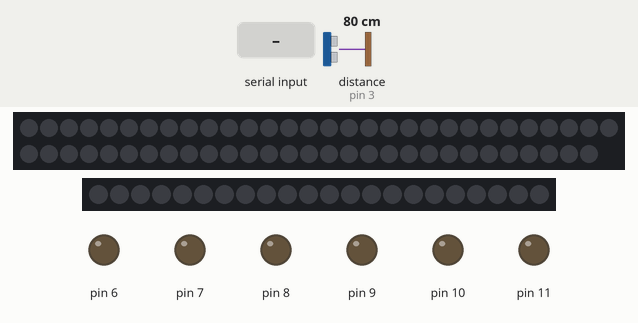
Recording of a sketch running on a simulated Arduino Uno, built with avr-gcc and run on an emulated ATmega328P. Shown: 59 RGB LEDs in strip order, left to right, continuing on the next row, 22 RGB LEDs in strip order, left to right, output pins drawn as LEDs (lit = HIGH). The inputs (shaded band) are chosen by the test bench; at power-on: distance to the obstacle (sensor on pin 3) 80 cm. The echo pulse lasts 58.3 µs per cm; pins used as bus, display or sensor lines are not drawn.

Above: at 1.2 s.
1.3 s: "1c" received over the second serial link
At 1.8 s:
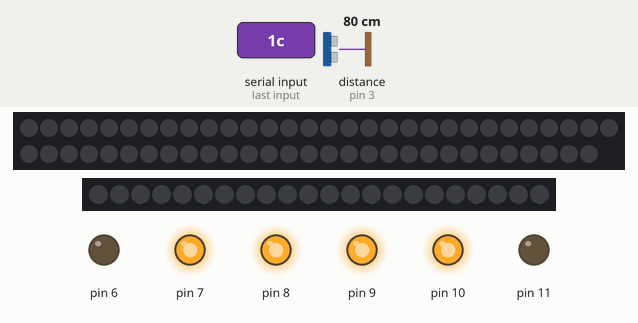
At 2.8 s:
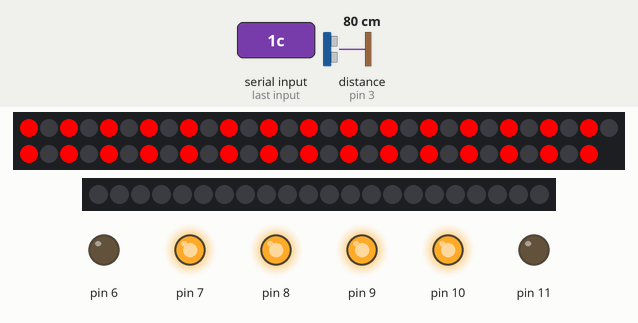
Timing chart, 0 to 4.3 s (numbered marks = the images above; inputs shaded):
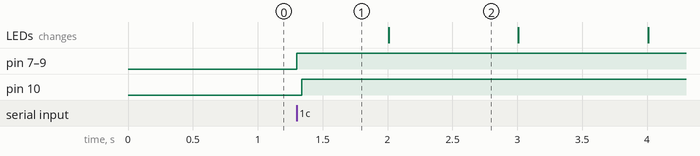

Measured:
- after the input at 1.3 s, pin 7–10: LOW → HIGH at once
- what the display in image 2 shows lasts 1.0 s, from 2.0 s to 3.0 s

The sketch:

sketcj_sgh.ino
```cpp
//삼각형 + 모터제어 성공
#include <SoftwareSerial.h>     //serial통신을 위한 라이브러리
#include <Adafruit_NeoPixel.h>  //neoPixel제어를 위한 라이브러리
#include <avr/io.h>
#include <avr/interrupt.h>

    SoftwareSerial BTSerial(12, 13);  //BT의 TX:12, RX:13 (클래스 선언)

String ms = "";  //BT로부터 받을 메시지 변수
int num;         //메시지를 숫자로 저장할 변수
int speed;       //속도를 저장할 변수
int a = 10;
int b = 0;


Adafruit_NeoPixel pixels1(59, 5, NEO_GRB + NEO_KHZ800);  //삼각형 픽셀
Adafruit_NeoPixel pixels2(22, 4, NEO_GRB + NEO_KHZ800);  //화살표 픽셀

void setup() {
  Serial.begin(9600);    //PC-아두이노간 통신
  BTSerial.begin(9600);  //스마트폰-아두이노간 통신
  pixels1.begin();       //네오픽셀 시작
  pixels2.begin();
  pixels1.show();  //네오픽셀 초기화
  pixels2.show();

  pinMode(2, OUTPUT);  //초음파센서의 Trigger핀
  pinMode(3, INPUT);   //초음파센서의 ECHO핀

  pinMode(6, OUTPUT);  //모터 1
  pinMode(7, OUTPUT);
  pinMode(8, OUTPUT);
  pinMode(9, OUTPUT);  //모터 2
  pinMode(10, OUTPUT);
  pinMode(11, OUTPUT);

  cli();
  TCCR1A = 0;  // 타이머 설정 초기화
  TCCR1B = 0;

  // 1초에 한 번 인터럽트 발생
  OCR1A = 15624;                        // 비교 매치 레지스터 값 설정 (16 MHz / (1024 * 1 Hz) - 1)
  TCCR1B |= (1 << WGM12);               // CTC 모드 설정
  TCCR1B |= (1 << CS12) | (1 << CS10);  // 1024 분주율 설정

  TIMSK1 |= (1 << OCIE1A);  // 타이머 비교 인터럽트 활성화

  sei();  // 인터럽트 활성화
}

ISR(TIMER1_COMPA_vect) {
  if (a == 11) {

    static unsigned int count = 0;
    count++;


    if (count % 2 == 1)
    {
      if (b) {
        for (int i = 0; i < 59; i++)
        {
          if (i % 2 == 0) {
            pixels1.setPixelColor(i, pixels1.Color(255, 0, 0));
            pixels2.setPixelColor((i % 22), pixels1.Color(255, 0, 0));
          }

          else {
            pixels1.setPixelColor(i, pixels1.Color(0, 0, 0));  // RGB 값 (빨간색)
            pixels2.setPixelColor((i % 22), pixels1.Color(0, 0, 0));
          }

        }

        pixels1.show();
      }


      else if (!b) {
        for (int i = 0; i < 59; i++) {
          if (i % 2 == 0) {
            pixels1.setPixelColor(i, pixels1.Color(255, 0, 0));
            pixels2.setPixelColor((i % 22), pixels1.Color(0, 0, 0));
          } else {
            pixels1.setPixelColor(i, pixels1.Color(0, 0, 0));  // RGB 값 (빨간색)
            pixels2.setPixelColor((i % 22), pixels1.Color(0, 0, 0));
          }
        }
        pixels1.show();
      }
    }


    else
    {
      if (b) {
        for (int i = 0; i < 59; i++) {
          if (i % 2 == 1) {
            pixels1.setPixelColor(i, pixels1.Color(255, 0, 0));
            pixels2.setPixelColor((i % 22), pixels1.Color(255, 0, 0));
          } else {
            pixels1.setPixelColor(i, pixels1.Color(0, 0, 0));  // RGB 값 (빨간색)
            pixels2.setPixelColor((i % 22), pixels1.Color(0, 0, 0));
          }
        }
        pixels1.show();
      }


      else if (!b) {
        for (int i = 0; i < 59; i++) {
          if (i % 2 == 1) {
            pixels1.setPixelColor(i, pixels1.Color(255, 0, 0));
            pixels2.setPixelColor((i % 22), pixels1.Color(0, 0, 0));
          } else {
            pixels1.setPixelColor(i, pixels1.Color(0, 0, 0));  // RGB 값 (빨간색)
            pixels2.setPixelColor((i % 22), pixels1.Color(0, 0, 0));
          }
        }
        pixels1.show();
      }
    }
  }


  if (a == 10) {
    for (int i = 0; i < 59; i++) {
      pixels1.setPixelColor(i, pixels1.Color(0, 0, 0));
      pixels2.setPixelColor((i % 22), pixels1.Color(0, 0, 0));
    }
    pixels1.show();
  }
}

void loop() {
  //모터 제어 부분
  if (BTSerial.available())  //블루투스 신호가 오면
  {
    ms = BTSerial.readStringUntil('c');  //c라는 문자를 받기 전을 ms에 저장
    num = ms.toInt();                    //num변수에 정수 저장

    switch (num) {
      case 1:  //전진
        analogWrite(11, 255);
        digitalWrite(10, HIGH);
        digitalWrite(9, LOW);
        digitalWrite(8, HIGH);
        digitalWrite(7, LOW);
        analogWrite(6, 205);

      case 2:  //후진
        analogWrite(11, 255);
        digitalWrite(10, LOW);
        digitalWrite(9, HIGH);
        digitalWrite(8, LOW);
        digitalWrite(7, HIGH);
        analogWrite(6, 205);

      case 3:  //좌회전
        analogWrite(11, 100);
        digitalWrite(10, HIGH);
        digitalWrite(9, LOW);
        digitalWrite(8, HIGH);
        digitalWrite(7, HIGH);
        analogWrite(6, 0);

      case 4:  //우회전
        analogWrite(10, 0);
        digitalWrite(10, HIGH);
        digitalWrite(9, HIGH);
        digitalWrite(8, HIGH);
        digitalWrite(7, LOW);
        analogWrite(6, 255);

      case 5:  //정지
        analogWrite(11, 0);
        digitalWrite(10, HIGH);
        digitalWrite(9, HIGH);
        digitalWrite(8, HIGH);
        digitalWrite(7, HIGH);
        analogWrite(6, 0);

      case 7:  //LED OFF
        a = 10;

      case 6:  //LED ON
        a = 11;

      case 8:  // ->
        b = 1;

      case 9:  // <-
        b = 2;

      case 10:  //화살표 off
        b = 0;
      default :
        break ;

    }
    //초음파 센서 제어 부분
    digitalWrite(2, LOW);
    digitalWrite(3, LOW);
    delayMicroseconds(2);
    digitalWrite(2, HIGH);
    delayMicroseconds(10);
    digitalWrite(2, LOW);

    unsigned long dur = pulseIn(3, HIGH);
    float dis = ((float)(340 * dur) / 10000) / 2;  //거리계산식

    if (dis < 3000.0) {
      BTSerial.print(String(dis));  //휴대폰으로 거리 송신
    }
    delay(500);
  }
}
```
